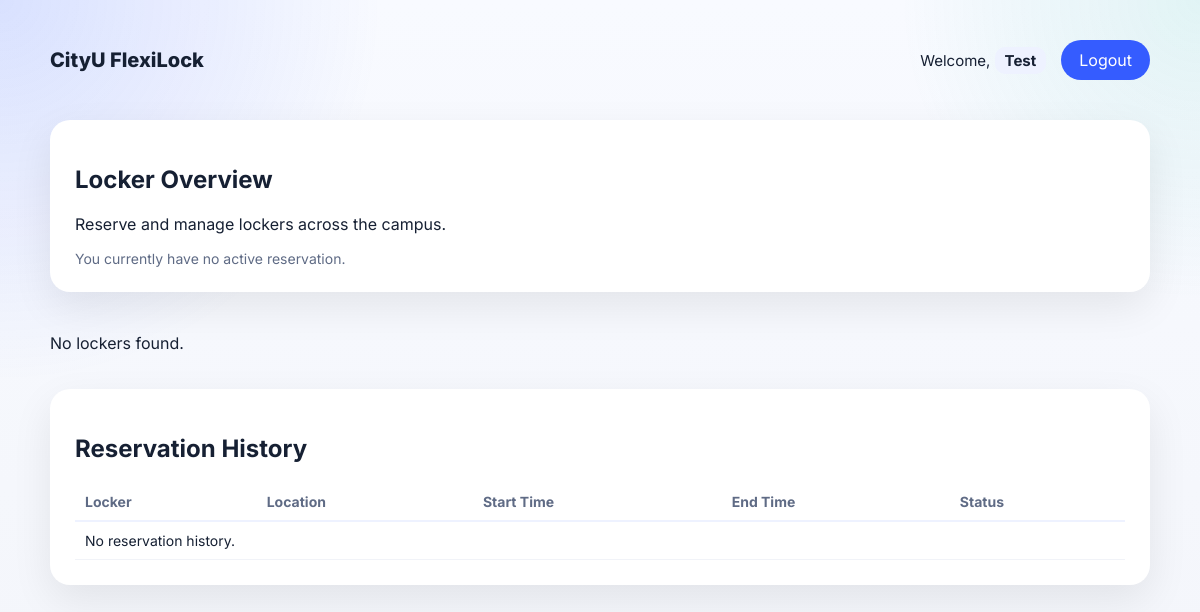
Before: /dashboard/ (signed in) with the older database file.
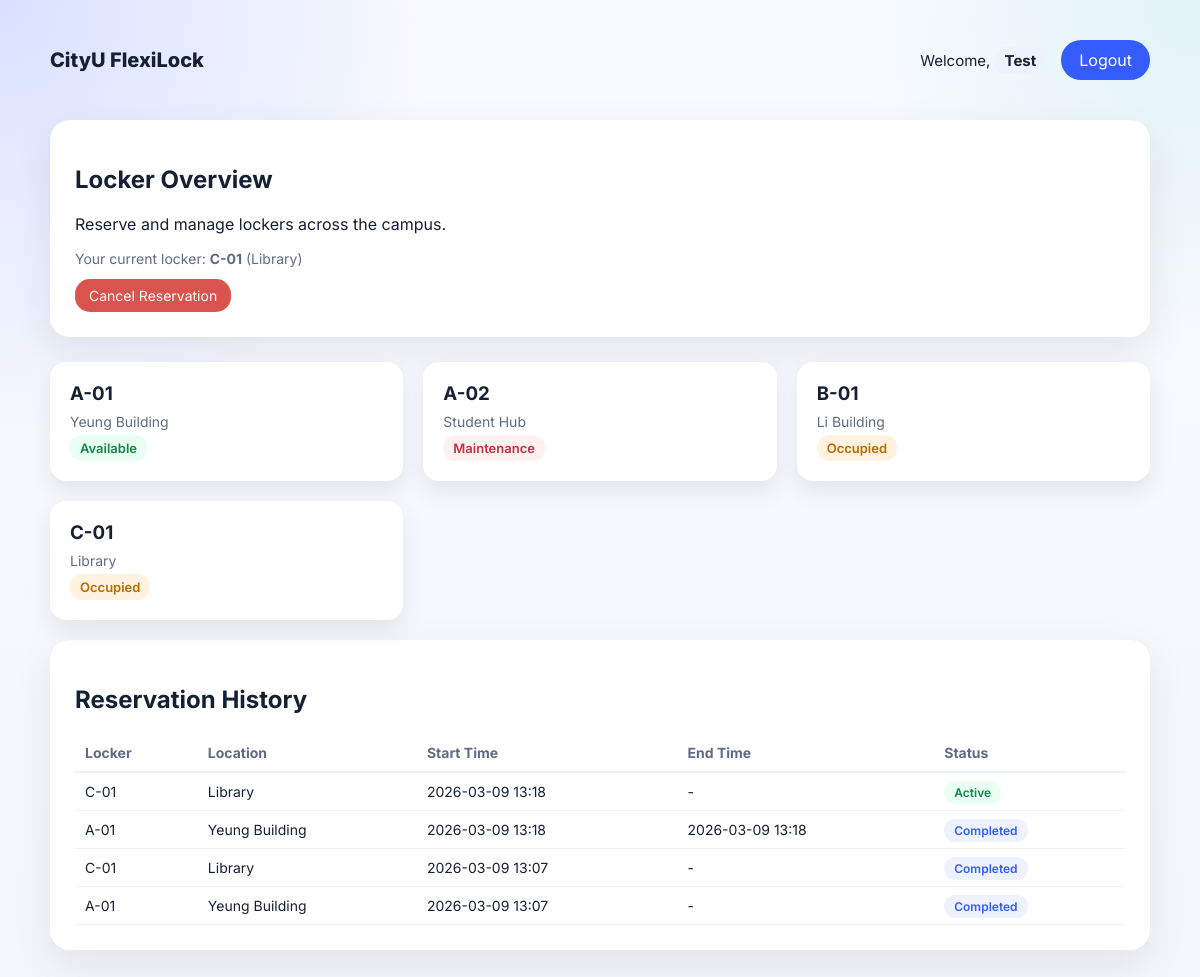
After: the same page with the newer database file.
### locker/models.py (models this page shows, shortened)
class Reservation(models.Model):
    user = models.ForeignKey(User, on_delete=models.CASCADE)
    locker = models.ForeignKey(Locker, on_delete=models.CASCADE)
    start_time = models.DateTimeField(auto_now_add=True)
    end_time = models.DateTimeField(null=True, blank=True)
    active = models.BooleanField(default=True)

class Locker(models.Model):
    STATUS_CHOICES = [
        ('available', 'Available'),
        ('occupied', 'Occupied'),
        ('maintenance', 'Maintenance'),
    ]
    locker_number = models.CharField(max_length=20, unique=True)
    location = models.CharField(max_length=100)
    status = models.CharField(max_length=20, choices=STATUS_CHOICES, default='available')

### locker/views.py (the view)
# urls.py: path('dashboard/', views.dashboard, name='dashboard'),
@login_required(login_url='login')
def dashboard(request):
    lockers = Locker.objects.all().order_by('locker_number')
    user_reservation = Reservation.objects.filter(user=request.user, active=True).first()
    reservation_history = Reservation.objects.filter(user=request.user).order_by('-start_time')
    context = {
        'lockers': lockers,
        'user_reservation': user_reservation,
        'reservation_history': reservation_history,
    }
    return render(request, "locker/dashboard.html", context)

### locker/TEMPLATES/locker/dashboard.html (shortened to what this page needs)
<!DOCTYPE html>
<html lang="en">
<head>
</head>
<body>
    <div class="container">
        <div class="navbar">
            <div class="brand">
                <a href="{% url 'index' %}">CityU FlexiLock</a>
            </div>
            <div class="user-info">
                <span class="welcome-text">
                    Welcome, <strong>{{ request.user.username }}</strong>
                </span>
                <a href="{% url 'logout' %}" class="logout">Logout</a>
            </div>
        </div>
        <div class="card">
            <h2>Locker Overview</h2>
            <p>Reserve and manage lockers across the campus.</p>
            {% if user_reservation %}
            <div class="meta" style="margin-top: 12px;">
                Your current locker: <strong>{{ user_reservation.locker.locker_number }}</strong>
                ({{ user_reservation.locker.location }})
            </div>
            <a href="{% url 'cancel_reservation' user_reservation.id %}" class="cancel-btn">Cancel Reservation</a>
            {% else %}
            <div class="meta" style="margin-top: 12px;">
                You currently have no active reservation.
            </div>
            {% endif %}
        </div>
        <div class="grid">
            {% for locker in lockers %}
            <div class="locker">
                <h3>{{ locker.locker_number }}</h3>
                <div class="meta">{{ locker.location }}</div>
                <span class="status {{ locker.status }}">
                    {{ locker.status|title }}
                </span>
            </div>
            {% empty %}
            <p>No lockers found.</p>
            {% endfor %}
        </div>
        <br />
        <div class="card">
            <h2>Reservation History</h2>
            <table class="history-table">
                <thead>
                    <tr>
                        <th>Locker</th>
                        <th>Location</th>
                        <th>Start Time</th>
                        <th>End Time</th>
                        <th>Status</th>
                    </tr>
                </thead>
                <tbody>
                    {% for reservation in reservation_history %}
                    <tr>
                        <td>{{ reservation.locker.locker_number }}</td>
                        <td>{{ reservation.locker.location }}</td>
                        <td>{{ reservation.start_time|date:"Y-m-d H:i" }}</td>
                        <td>
                            {% if reservation.end_time %}
                            {{ reservation.end_time|date:"Y-m-d H:i" }}
                            {% else %}
                            -
                            {% endif %}
                        </td>
                        <td>
                            {% if reservation.active %}
                            <span class="status-active">Active</span>
                            {% else %}
                            <span class="status-closed">Completed</span>
                            {% endif %}
                        </td>
                    </tr>
                    {% empty %}
                    <tr>
                        <td colspan="5">No reservation history.</td>
                    </tr>
                    {% endfor %}
                </tbody>
            </table>
        </div>
    </div>
</body>
</html>

### locker/TEMPLATES/locker/dashboard.html (style rules this page uses)
body { font-family: 'Inter', sans-serif; background: radial-gradient(circle at top left, rgba(53, 92, 255, 0.16), transparent 28%), radial-gradient(circle at top right, rgba(57, 196, 172, 0.12), transparent 22%), linear-gradient(180deg, #f8faff 0%, #f4f6fb 100%); margin: 0; color: #162033; }
.container { max-width: 1100px; margin: auto; padding: 40px; }
.navbar { display: flex; justify-content: space-between; align-items: center; margin-bottom: 40px; }
.brand a { text-decoration: none; color: inherit; font-weight: 800; font-size: 20px; }
.user-info { display: flex; align-items: center; gap: 15px; }
.welcome-text { font-size: 15px; color: #162033; }
.welcome-text strong { background: #eef2ff; padding: 4px 10px; border-radius: 10px; }
.logout { background: #355cff; color: white; padding: 10px 18px; border-radius: 20px; text-decoration: none; }
.card { background: white; padding: 25px; border-radius: 20px; box-shadow: 0 15px 40px rgba(0, 0, 0, 0.08); margin-bottom: 25px; }
.grid { display: grid; grid-template-columns: repeat(3, 1fr); gap: 20px; }
.locker { background: white; padding: 20px; border-radius: 16px; box-shadow: 0 10px 25px rgba(0, 0, 0, 0.08); }
.locker h3 { margin: 0 0 8px 0; }
.status { font-size: 13px; padding: 5px 10px; border-radius: 12px; display: inline-block; margin-top: 5px; font-weight: 600; }
.available { background: #e9fff3; color: #12844d; }
.occupied { background: #fff3e0; color: #b76a00; }
.maintenance { background: #fff0f1; color: #bc3145; }
.reserve-btn, .cancel-btn { margin-top: 12px; display: inline-block; padding: 8px 14px; color: white; border-radius: 15px; text-decoration: none; font-size: 14px; }
.cancel-btn { background: #d9534f; }
.meta { color: #5f6b85; font-size: 14px; margin-top: 6px; }
.history-table { width: 100%; border-collapse: collapse; margin-top: 15px; font-size: 14px; }
.history-table th { text-align: left; padding: 10px; border-bottom: 2px solid #eef2ff; color: #5f6b85; }
.history-table td { padding: 10px; border-bottom: 1px solid #f1f3f8; }
.status-active { background: #e9fff3; color: #12844d; padding: 4px 10px; border-radius: 12px; font-weight: 600; font-size: 12px; }
.status-closed { background: #eef2ff; color: #355cff; padding: 4px 10px; border-radius: 12px; font-weight: 600; font-size: 12px; }

Changed rows visible on the page:
added Reservation: locker.locker_number "C-01", locker.location "Library", start_time "2026-03-09 13:18", active "Active"
added Locker: locker_number "A-01", location "Yeung Building", status "Available"
added Locker: locker_number "A-02", location "Student Hub", status "Maintenance"
added Locker: locker_number "B-01", location "Li Building", status "Occupied"
added Locker: locker_number "C-01", location "Library", status "Occupied"
added Reservation: locker.locker_number "A-01", locker.location "Yeung Building", start_time "2026-03-09 13:18", end_time "2026-03-09 13:18", active "Completed"
added Reservation: locker.locker_number "C-01", locker.location "Library", start_time "2026-03-09 13:07", active "Completed"
added Reservation: locker.locker_number "A-01", locker.location "Yeung Building", start_time "2026-03-09 13:07", active "Completed"
Other visible differences:
text no longer shown: "You currently have no active reservation. No lockers found. No reservation history."
text now shown: "Your current locker: ( ) Cancel Reservation"
